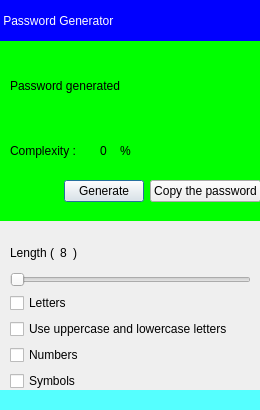
<?xml version="1.0" encoding="UTF-8"?>
<ui version="4.0">
 <class>Search_Password</class>
 <widget class="QDialog" name="Search_Password">
  <property name="geometry">
   <rect>
    <x>0</x>
    <y>0</y>
    <width>260</width>
    <height>410</height>
   </rect>
  </property>
  <property name="windowTitle">
   <string>Auto Savior : Password Generator</string>
  </property>
  <property name="windowIcon">
   <iconset resource="Resource/src.qrc">
    <normaloff>:/pic/Icon.png</normaloff>:/pic/Icon.png</iconset>
  </property>
  <widget class="QWidget" name="verticalLayoutWidget_3">
   <property name="geometry">
    <rect>
     <x>10</x>
     <y>240</y>
     <width>241</width>
     <height>151</height>
    </rect>
   </property>
   <layout class="QVBoxLayout" name="verticalLayout_3">
    <item>
     <layout class="QVBoxLayout" name="verticalLayout_2">
      <item>
       <layout class="QHBoxLayout" name="horizontalLayout_2">
        <item>
         <widget class="QLabel" name="label_length">
          <property name="text">
           <string>Length (</string>
          </property>
         </widget>
        </item>
        <item>
         <widget class="QLabel" name="pwd_length_num">
          <property name="text">
           <string>8</string>
          </property>
         </widget>
        </item>
        <item>
         <widget class="QLabel" name="label_">
          <property name="text">
           <string>)</string>
          </property>
         </widget>
        </item>
        <item>
         <spacer name="horizontalSpacer_2">
          <property name="orientation">
           <enum>Qt::Horizontal</enum>
          </property>
          <property name="sizeHint" stdset="0">
           <size>
            <width>40</width>
            <height>20</height>
           </size>
          </property>
         </spacer>
        </item>
       </layout>
      </item>
      <item>
       <widget class="QSlider" name="horizontal_pwd_length_Slider">
        <property name="minimum">
         <number>8</number>
        </property>
        <property name="maximum">
         <number>32</number>
        </property>
        <property name="orientation">
         <enum>Qt::Horizontal</enum>
        </property>
       </widget>
      </item>
      <item>
       <layout class="QVBoxLayout" name="verticalLayout">
        <item>
         <widget class="QCheckBox" name="checkBox_letters">
          <property name="text">
           <string>Letters</string>
          </property>
         </widget>
        </item>
        <item>
         <widget class="QCheckBox" name="checkBox_uppercase_n_lowercase">
          <property name="text">
           <string>Use uppercase and lowercase letters</string>
          </property>
         </widget>
        </item>
        <item>
         <widget class="QCheckBox" name="checkBox_numbers">
          <property name="text">
           <string>Numbers</string>
          </property>
         </widget>
        </item>
        <item>
         <widget class="QCheckBox" name="checkBox_symbols">
          <property name="text">
           <string>Symbols</string>
          </property>
         </widget>
        </item>
       </layout>
      </item>
     </layout>
    </item>
   </layout>
  </widget>
  <widget class="QLabel" name="label_compex_nb">
   <property name="geometry">
    <rect>
     <x>100</x>
     <y>140</y>
     <width>21</width>
     <height>21</height>
    </rect>
   </property>
   <property name="styleSheet">
    <string notr="true">font: 75 10pt &quot;MS Shell Dlg 2&quot;;</string>
   </property>
   <property name="text">
    <string>0</string>
   </property>
  </widget>
  <widget class="QLabel" name="label_statusbar_color">
   <property name="geometry">
    <rect>
     <x>-4</x>
     <y>390</y>
     <width>271</width>
     <height>51</height>
    </rect>
   </property>
   <property name="styleSheet">
    <string notr="true">background-color: #55ffff;</string>
   </property>
   <property name="text">
    <string/>
   </property>
  </widget>
  <widget class="QLabel" name="label_complexity">
   <property name="geometry">
    <rect>
     <x>10</x>
     <y>140</y>
     <width>91</width>
     <height>21</height>
    </rect>
   </property>
   <property name="styleSheet">
    <string notr="true">font: 75 12pt &quot;MS Shell Dlg 2&quot;;</string>
   </property>
   <property name="text">
    <string>Complexity : </string>
   </property>
  </widget>
  <widget class="QLabel" name="label_show_pwd">
   <property name="geometry">
    <rect>
     <x>10</x>
     <y>50</y>
     <width>241</width>
     <height>71</height>
    </rect>
   </property>
   <property name="styleSheet">
    <string notr="true">font: 75 10pt &quot;MS Shell Dlg 2&quot;;</string>
   </property>
   <property name="text">
    <string>Password generated</string>
   </property>
  </widget>
  <widget class="QLabel" name="label_title">
   <property name="geometry">
    <rect>
     <x>-10</x>
     <y>0</y>
     <width>441</width>
     <height>41</height>
    </rect>
   </property>
   <property name="styleSheet">
    <string notr="true">background-color: #0000ff;
color: white;
font: 75 14pt &quot;MS Shell Dlg 2&quot;;</string>
   </property>
   <property name="text">
    <string>    Password Generator</string>
   </property>
  </widget>
  <widget class="QWidget" name="horizontalLayoutWidget">
   <property name="geometry">
    <rect>
     <x>-40</x>
     <y>170</y>
     <width>301</width>
     <height>42</height>
    </rect>
   </property>
   <layout class="QHBoxLayout" name="horizontalLayout">
    <item>
     <spacer name="horizontalSpacer">
      <property name="orientation">
       <enum>Qt::Horizontal</enum>
      </property>
      <property name="sizeHint" stdset="0">
       <size>
        <width>200</width>
        <height>40</height>
       </size>
      </property>
     </spacer>
    </item>
    <item>
     <widget class="QPushButton" name="Generate">
      <property name="styleSheet">
       <string notr="true"/>
      </property>
      <property name="text">
       <string>Generate</string>
      </property>
     </widget>
    </item>
    <item>
     <widget class="QPushButton" name="Copy_the_pwd">
      <property name="text">
       <string>Copy the password</string>
      </property>
     </widget>
    </item>
   </layout>
  </widget>
  <widget class="QLabel" name="label_color_green">
   <property name="geometry">
    <rect>
     <x>-10</x>
     <y>40</y>
     <width>441</width>
     <height>181</height>
    </rect>
   </property>
   <property name="styleSheet">
    <string notr="true">background-color: #00ff00;
font: 75 14pt &quot;MS Shell Dlg 2&quot;;</string>
   </property>
   <property name="text">
    <string/>
   </property>
  </widget>
  <widget class="QLabel" name="label_percent">
   <property name="geometry">
    <rect>
     <x>120</x>
     <y>140</y>
     <width>16</width>
     <height>21</height>
    </rect>
   </property>
   <property name="styleSheet">
    <string notr="true">font: 75 10pt &quot;MS Shell Dlg 2&quot;;</string>
   </property>
   <property name="text">
    <string>%</string>
   </property>
  </widget>
  <widget class="QLabel" name="Status_bar_text">
   <property name="geometry">
    <rect>
     <x>30</x>
     <y>390</y>
     <width>221</width>
     <height>21</height>
    </rect>
   </property>
   <property name="text">
    <string>&lt;html&gt;&lt;head/&gt;&lt;body&gt;&lt;p align=&quot;right&quot;&gt;&lt;br/&gt;&lt;/p&gt;&lt;/body&gt;&lt;/html&gt;</string>
   </property>
  </widget>
  <zorder>label_color_green</zorder>
  <zorder>verticalLayoutWidget_3</zorder>
  <zorder>label_compex_nb</zorder>
  <zorder>label_statusbar_color</zorder>
  <zorder>label_complexity</zorder>
  <zorder>label_show_pwd</zorder>
  <zorder>label_title</zorder>
  <zorder>horizontalLayoutWidget</zorder>
  <zorder>label_percent</zorder>
  <zorder>Status_bar_text</zorder>
 </widget>
 <resources>
  <include location="Resource/src.qrc"/>
 </resources>
 <connections>
  <connection>
   <sender>horizontal_pwd_length_Slider</sender>
   <signal>valueChanged(int)</signal>
   <receiver>pwd_length_num</receiver>
   <slot>setNum(int)</slot>
   <hints>
    <hint type="sourcelabel">
     <x>41</x>
     <y>280</y>
    </hint>
    <hint type="destinationlabel">
     <x>62</x>
     <y>252</y>
    </hint>
   </hints>
  </connection>
 </connections>
</ui>
